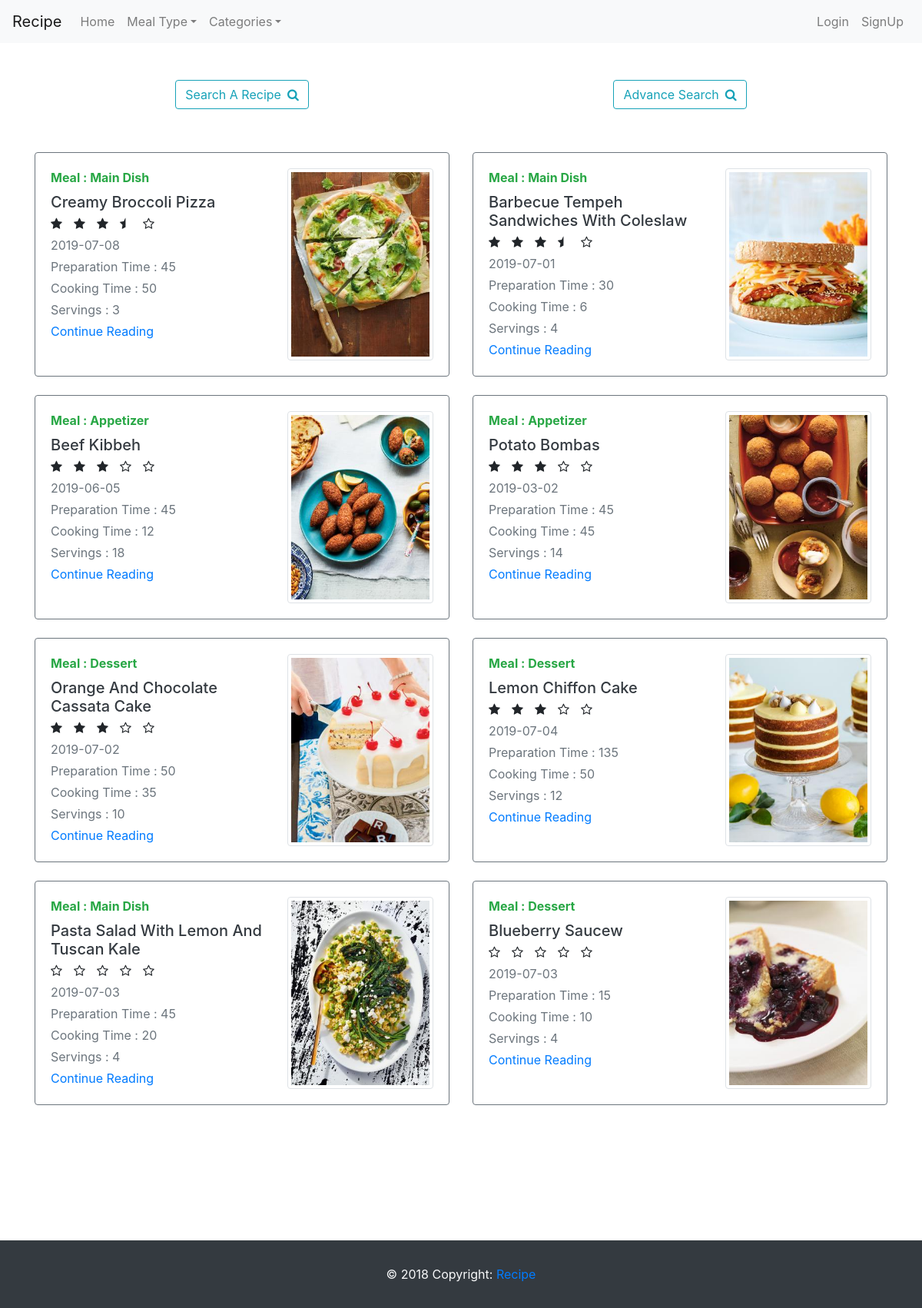
The page / on the database its author committed.
### tables this page shows
CREATE TABLE `recipe` (
  `recipe_id` int(10) NOT NULL,
  `name` varchar(250) NOT NULL,
  `image_name` varchar(100) NOT NULL,
  `active` int(1) NOT NULL DEFAULT '1',
  `meal_id` int(1) NOT NULL DEFAULT '1',
  `recipe_date` date NOT NULL,
  `preparation_time` int(3) NOT NULL,
  `cooking_time` int(3) NOT NULL,
  `servings` int(2) NOT NULL
);

CREATE TABLE `meal` (
  `meal_id` int(1) NOT NULL,
  `name` varchar(100) NOT NULL,
  `active` int(11) NOT NULL DEFAULT '1'
);

### classes/category.php (called while the page is built, shortened)
<?php
include_once 'recipe.php';
class Category
{
    public static function CategoryMenu()
    {
        try {
            $database = Database::GetInstance();
            $connection = $database->Get_Connection();
            $query = "SELECT name FROM categories where active = 1";
            $statement  = $connection->prepare($query);
            $statement->execute();
            $result = $statement->fetchAll(PDO::FETCH_ASSOC);
            foreach ($result as $key => $value) {
                $result[$key]["link"] = str_replace(' ', '', $value["name"]) . '.php';
            }
            return $result;
        } catch (PDOException $e) {
            echo "CategoryMenu Query Failed : " . $e->getMessage();
        }
    }
}

### includes/menuData.php (called while the page is built, shortened)
<?php
include_once $_SERVER['DOCUMENT_ROOT'] . "/recipe/classes/meal.php";
include_once $_SERVER['DOCUMENT_ROOT'] . "/recipe/classes/category.php";
$menu_left_data = array(
    "brand" => array(
        "name" => "Recipe",
        "link" => "index.php"
    ),
    "nav-class" => "mr-auto",
    "menu" => array(
        array(
            "name" => "Home",
            "link" => "index.php"
        ),
        array(
            "name" => "Meal Type",
            "link" => Meal::MealMenu()
        ),
        array(
            "name" => "Categories",
            "link" => Category::CategoryMenu()
        )
    )
);

### classes/meal.php (called while the page is built, shortened)
<?php
include_once "recipe.php";
class Meal
{
    public static function MealMenu($mealId = "")
    {
        try {
            $database = Database::GetInstance();
            $connection = $database->Get_Connection();
            if (empty($mealId)) {
                $query = "SELECT name FROM meal where active = 1 ";
                $statement  = $connection->prepare($query);
                $statement->execute();
                $result = $statement->fetchAll(PDO::FETCH_ASSOC);
                foreach ($result as $key => $value) {
                    $result[$key]["link"] = str_replace(' ', '', $value["name"]) . '.php';
                }
                return $result;
            } else {
                $query = "SELECT name FROM meal where active = 1 and meal_id = $mealId";
                $statement  = $connection->prepare($query);
                $statement->execute();
                $result = $statement->fetchColumn();
                return $result;
            }
        } catch (PDOException $e) {
            echo "Encrypt Query Failed : " . $e->getMessage();
        }
    }
}

### classes/recipe.php (the view, shortened to what this page needs)
<?php
include_once 'meal.php';
include_once 'rating.php';
class Recipe
{
    public static function ReadRecipe($mealname = "", $categoryName = "", $recipeId = "")
    {
        try {
            $result = '';
            $database = Database::GetInstance();
            $connection = $database->Get_Connection();
            if (!empty($mealname)) {
                $query = "SELECT recipe.* from recipe ";
                $query .= " join meal on recipe.meal_id = meal.meal_id ";
                $query .= " WHERE meal.name = '$mealname' AND recipe.active = 1";
            } else if (!empty($categoryName)) {
                $query = "SELECT recipe.* FROM recipe ";
                $query .= " JOIN recipe_categories ON recipe.recipe_id = recipe_categories.recipe_id ";
                $query .= " JOIN  categories ON recipe_categories.category_id = categories.category_id ";
                $query .= " WHERE categories.name = '$categoryName' AND recipe.active = 1 ";
            } else {
                $query = "SELECT * FROM recipe WHERE active = 1";
            }
            $statement  = $connection->prepare($query);
            $statement->execute();
            $result = $statement->fetchAll(PDO::FETCH_ASSOC);
            return $result;
        } catch (PDOException $e) {
            echo "ReadRecipe Query Failed: " . $e->getMessage();
            return $result;
        }
    }
    public static function DisplayRecipeCard($array, $isReturn = false)
    {
        if (count($array) != 0) {
            $string = '<div class="row mb-2 mt-5">';
            foreach ($array as $recipe) {
                $string = $string . '<div class="col-lg-6 mb-4">
                <div class="card border-secondary">
                    <div class="card-body" id="recipeCard">
                        <div class="row ">
                            <div class="col-7">
                                <strong class="d-inline-block mb-2 text-success text-capitalize">Meal : ' . Meal::MealMenu($recipe['meal_id']) . '</strong>
                                <h5 class="mb-1">
                                    <a class="text-dark text-capitalize" id="' . $recipe['recipe_id'] . '" href="#">' . $recipe['name'] . '</a>
                                </h5>
                                <div class="mb-1" id="recipeRating-' . $recipe['recipe_id'] . '">' .
                    Rating::DisplayRating($recipe['recipe_id'])
                    . '</div>
                                <div class="mb-1 text-muted">' . $recipe['recipe_date'] . '</div>
                                <div class="mb-1 text-muted">Preparation Time : ' . $recipe['preparation_time'] . '</div>
                                <div class="mb-1 text-muted">Cooking Time : ' . $recipe['cooking_time'] . '</div>
                                <div class="mb-1 text-muted">Servings : ' . $recipe['servings'] . '</div>
                                <a class="text-capitalize" id="' . $recipe['recipe_id'] . '" href="#">Continue reading</a>
                            </div>
                            <div class="col-5">
                                <img class="img-thumbnail" src="./image/' . $recipe['image_name'] . '" style="width: 200px; height: 250px;">
                            </div>
                        </div>
                    </div>
                </div>
            </div>';
            }
            $string = $string . ' </div>';
            if ($isReturn != false) {
                return $string;
            } else {
                echo $string;
            }
        } else {
            return 0;
        }
    }
}

### includes/css.php (shortened to what this page needs)
<!DOCTYPE html>
<html lang="en">
<head>
    <link href="https://stackpath.bootstrapcdn.com/font-awesome/4.7.0/css/font-awesome.min.css" rel="stylesheet">
    <?php $random = rand(0, 1000000);
    $random = "?" . $random ?>
    <link rel="stylesheet" href="./bootstrap/bootstrap.min.css<?php echo $random ?>">
    <link rel="stylesheet" href="./css/style.css<?php echo $random ?>">
</head>

### index.php (shortened to what this page needs)
<?php include_once './includes/css.php' ?>
<?php include_once './classes/recipe.php' ?>
<body>
    <?php
    include_once './includes/menu.php';
    ?>
    <div class="container">
        <?php include_once './includes/search.php'; ?>
        <div class="mainBody">
            <?php
            if (isset($_POST['advanceSearch'])) {
                if ($_POST['Condition'] != 0) {
                    if (
                        $_POST['advanceFieldAndOr'] != 0 && $_POST['advanceFilterAndOr'] != 0 && !empty($_POST['textAdvanceAndOr']) &&
                        $_POST['advanceField'] != 0 && $_POST['advanceFilter'] != 0 && !empty($_POST['textAdvance'])
                    ) {
                        $condtionOP = "";
                        if ($_POST['Condition'] == 1) {
                            $condtionOP = " AND ";
                        } else {
                            $condtionOP = " OR ";
                        }
                        $queryFirst = Recipe::GenerateQuery($_POST['advanceField'], $_POST['advanceFilter'], $_POST['textAdvance']);
                        $querySecond = Recipe::GenerateQuery($_POST['advanceFieldAndOr'], $_POST['advanceFilterAndOr'], $_POST['textAdvanceAndOr']);
                        $query = Recipe::ConvertQuery($queryFirst, $querySecond, $condtionOP);
                        $array = Recipe::SearchQuery(0, $query);
                        Recipe::DisplayRecipeCard($array);
                    }
                } else {
                    if ($_POST['advanceField'] != 0 && $_POST['advanceFilter'] != 0 && !empty($_POST['textAdvance'])) {
                        $query = Recipe::GenerateQuery($_POST['advanceField'], $_POST['advanceFilter'], $_POST['textAdvance']);
                        $array = Recipe::SearchQuery(0, $query);
                        Recipe::DisplayRecipeCard($array);
                    }
                }
            } else {
                Recipe::DisplayRecipeCard(Recipe::ReadRecipe());
            }
            ?>
            <br>
            <br>
            <br>
            <br>
            <br>
            <br>
        </div>
    </div>
    <footer class="container-fluid w-100 bg-dark text-light py-3">
        <div class="footer-copyright text-center py-3">© 2018 Copyright:
            <a href="#">Recipe</a>
        </div>
    </footer>
</body>
</html>

### includes/menu.php (shortened to what this page needs)
<?php
include_once 'menuData.php';
$brandName = isset($menu_left_data["brand"]) ? $menu_left_data["brand"]["name"] : "";
$brandLink = isset($menu_left_data["brand"]) ? $menu_left_data["brand"]["link"] : "#";
echo '<nav class="navbar navbar-expand-sm navbar-light bg-light">
<a class="navbar-brand" href="' . $brandLink . '">' . $brandName . '</a>
<button class="navbar-toggler d-lg-none" type="button" data-toggle="collapse" data-target="#collapsibleNavId" aria-controls="collapsibleNavId" aria-expanded="false" aria-label="Toggle navigation">
    <span class="navbar-toggler-icon"></span>
</button>
<div class="collapse navbar-collapse" id="collapsibleNavId">';
PrintMenu($menu_left_data);
PrintMenu($menu_right_data);
echo '</div>
    </nav>';
function PrintMenu($menuData)
{
    echo '<ul class="navbar-nav ' . $menuData["nav-class"] . ' mt-2 mt-lg-0">';
    foreach ($menuData["menu"] as $menu) {
        if (is_array($menu["link"])) {
            echo ' <li class="nav-item dropdown">
                        <a class="nav-link dropdown-toggle" href="#" data-toggle="dropdown" aria-haspopup="true" aria-expanded="false">' . $menu["name"] . '</a>
                        <div class="dropdown-menu" aria-labelledby="#">';
            echo '</div>
                    </li>';
        } else {
            if (isset($menu["data-target"])) {
                echo ' <li class="nav-item ">
                            <a class="nav-link"  data-toggle="modal" data-target="#' . $menu["data-target"] . '" href="' . $menu["link"] . '">' . $menu["name"] . '</a>
                        </li>';
            } else {
                echo '<li class="nav-item">
                            <a class="nav-link" href="' . $menu["link"] . '">' . $menu["name"] . '</a>
                        </li>';
            }
        }
    }
    echo '</ul>';
}

### includes/search.php (shortened to what this page needs)
<div class="row mt-5">
    <div class="col-6 text-center">
        <button class="btn btn-outline-info text-capitalize" type="button" data-toggle="collapse" data-target="#simpleSearchCollapse" aria-expanded="false" aria-controls="simpleSearch"><span data-toggle="tooltip" title="Simple Search">Search a recipe<i class=" ml-2 fa fa-search"></i></span></button>
    </div>
    <div class="col-6 text-center">
        <button class="btn btn-outline-info text-capitalize" type="button" data-toggle="collapse"
        data-target="#advanceSearchCollapse" aria-expanded="false"
        aria-controls="advanceSearch" data-toggle="tooltip" title="Advance Search">
        <span data-toggle="tooltip" title="Advance Search">Advance Search<i class=" ml-2 fa fa-search"></i></span>
        </button>
    </div>
</div>

### classes/rating.php (shortened to what this page needs)
<?php
class Rating
{
    public static function Calculate_Rating($recipeID)
    {
        try {
            $query = "SELECT AVG(rating) FROM rating WHERE recipe_id = $recipeID";
            $database = Database::GetInstance();
            $connection = $database->Get_Connection();
            $statement  = $connection->prepare($query);
            $statement->execute();
            $result = $statement->fetchColumn();
            return $result;
        } catch (PDOException $e) {
            echo "Query Failed : " . $e->getMessage();
        }
    }
    public static function DisplayRating($recipeID)
    {
        $rating = self::Calculate_Rating($recipeID);
        $full_stars = floor($rating);
        $empty_stars = 5 - $full_stars;
        $starIndex = $full_stars != 0 ? $full_stars + 1 : $full_stars;
        $str = '<div class="row">';
        for ($i = 1; $i <= $full_stars; $i++) {
            $str .= '<div class="col-1">';
            $str .= '<i class="fa fa-star rating" data-index="' . $i . '" data-recipeID="' . $recipeID . '" data-star="fullStar" id="' . $recipeID . '-' . $i . '" data-toggle="tooltip" data-placement="bottom" title="' . $i . '"></i>';
            $str .= '</div>';
        }
        if ($rating - $full_stars > 0) {
            $str .= '<div class="col-1">';
            $str .= '<i class="fa fa-star-half rating" data-index="' . ($starIndex) . '" data-recipeID="' . $recipeID . '" data-star="halfStar" id="' . $recipeID . '-' . ($starIndex) . '" data-toggle="tooltip" data-placement="bottom" title="' . $starIndex . '"></i>';
            $str .= '</div>';
            $empty_stars--;
        } else {
            $starIndex--;
        }
        if ($empty_stars == 5) {
            $starIndex = 0;
        }
        for ($i = 1; $i <= $empty_stars; $i++) {
            $str .= '<div class="col-1">';
            $str .= '<i class="fa fa-star-o rating" data-index="' . ($starIndex + $i) . '" data-recipeID="' . $recipeID . '" data-star="emptyStar" id="' . $recipeID . '-' . ($starIndex + $i) . '" data-toggle="tooltip" data-placement="bottom" title="' . ($starIndex + $i) . '"></i>';
            $str .= '</div>';
        }
        $str .= '</div>';
        return $str;
    }
}

### rows shown on the page
recipe: meal.name "Main Dish", name "Creamy Broccoli Pizza", recipe_date "2019-07-08", preparation_time "45", cooking_time "50", servings "3", image_name (picture)
recipe: meal.name "Main Dish", name "Barbecue Tempeh Sandwiches With Coleslaw", recipe_date "2019-07-01", preparation_time "30", cooking_time "6", servings "4", image_name (picture)
recipe: meal.name "Appetizer", name "Beef Kibbeh", recipe_date "2019-06-05", preparation_time "45", cooking_time "12", servings "18", image_name (picture)
recipe: meal.name "Appetizer", name "Potato Bombas", recipe_date "2019-03-02", preparation_time "45", cooking_time "45", servings "14", image_name (picture)
recipe: meal.name "Dessert", name "Orange And Chocolate Cassata Cake", recipe_date "2019-07-02", preparation_time "50", cooking_time "35", servings "10", image_name (picture)
recipe: meal.name "Dessert", name "Lemon Chiffon Cake", recipe_date "2019-07-04", preparation_time "135", cooking_time "50", servings "12", image_name (picture)
recipe: meal.name "Main Dish", name "Pasta Salad With Lemon And Tuscan Kale", recipe_date "2019-07-03", preparation_time "45", cooking_time "20", servings "4", image_name (picture)
recipe: meal.name "Dessert", name "Blueberry Saucew", recipe_date "2019-07-03", preparation_time "15", cooking_time "10", servings "4", image_name (picture)

### other values the page prints
$brandName "Recipe"
$menu["name"] "Home"
$menu["name"] "Meal Type"
$menu["name"] "Categories"
$menu["name"] "Login"
$menu["name"] "SignUp"
